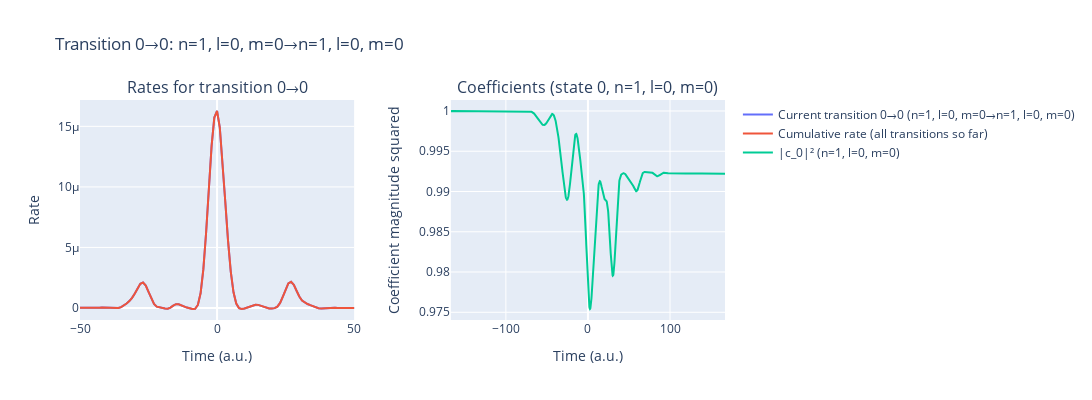

Here is the notebook cell this chart was saved with:
### Code cell
%autoreload 2
laser_pulses = LaserField(cache_results=True)
laser_pulses.add_pulse(params['lam0'], params['intensity'], params['cep'], params['lam0']/ AtomicUnits.nm / AtomicUnits.speed_of_light)
#laser_pulses.add_pulse(250, 8e9, -np.pi/2, 0.58/ AtomicUnits.fs, t0=-144.91)
t_min, t_max = laser_pulses.get_time_interval()
time_recon_1= np.arange(int(t_min), int(t_max)+1, 1.)
params['only_c0_is_1_rest_normal'] = False

rateExcited_1 = IonRate(time_recon_1, laser_pulses, params, dT=0.5/2, kernel_type='exact_SFA', excitedStates=True)
laser_pulses.reset()

### Figure 1 — Plotly figure (JSON) as saved in the notebook; plotly's stock layout.template omitted (floating-point values rounded to 4 significant figures; data arrays with more than 128 entries replaced by an {"elided": "..."} marker saying what was removed)
{"data": [{"mode": "lines", "name": "Current transition 0→0 (n=1, l=0, m=0→n=1, l=0, m=0)", "type": "scatter", "x": {"elided": "333 int values"}, "xaxis": "x", "y": {"elided": "333 float values"}, "yaxis": "y"}, {"mode": "lines", "name": "Cumulative rate (all transitions so far)", "type": "scatter", "x": {"elided": "333 int values"}, "xaxis": "x", "y": {"elided": "333 float values"}, "yaxis": "y"}, {"mode": "lines", "name": "|c_0|² (n=1, l=0, m=0)", "type": "scatter", "x": {"elided": "1337 float values"}, "xaxis": "x2", "y": {"elided": "1337 float values"}, "yaxis": "y2"}], "layout": {"annotations": [{"font": {"size": 16}, "showarrow": false, "text": "Rates for transition 0→0", "x": 0.2125, "xanchor": "center", "xref": "paper", "y": 1, "yanchor": "bottom", "yref": "paper"}, {"font": {"size": 16}, "showarrow": false, "text": "Coefficients (state 0, n=1, l=0, m=0)", "x": 0.7875, "xanchor": "center", "xref": "paper", "y": 1, "yanchor": "bottom", "yref": "paper"}], "height": 400, "title": {"text": "Transition 0→0: n=1, l=0, m=0→n=1, l=0, m=0"}, "width": 1200, "xaxis": {"anchor": "y", "domain": [0, 0.425], "range": [-50, 50], "title": {"text": "Time (a.u.)"}}, "xaxis2": {"anchor": "y2", "domain": [0.575, 1], "title": {"text": "Time (a.u.)"}}, "yaxis": {"anchor": "x", "domain": [0, 1], "title": {"text": "Rate"}}, "yaxis2": {"anchor": "x2", "domain": [0, 1], "title": {"text": "Coefficient magnitude squared"}}}}
